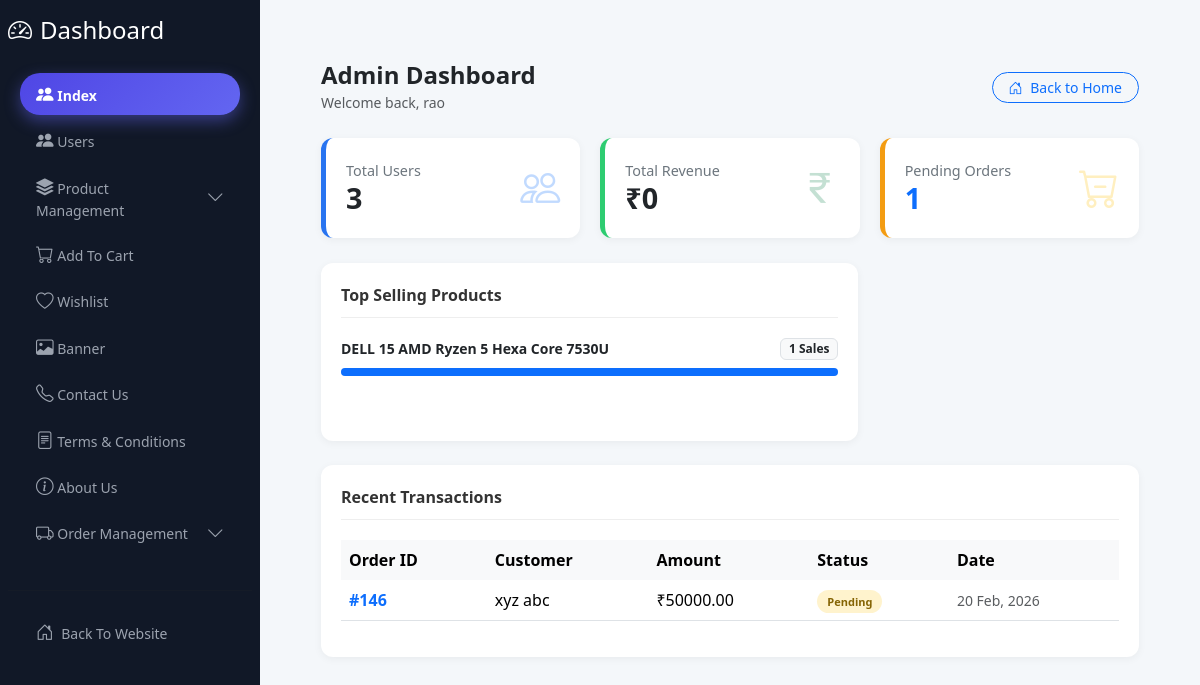
Page /dashboard/ (signed in) on the earlier database version.
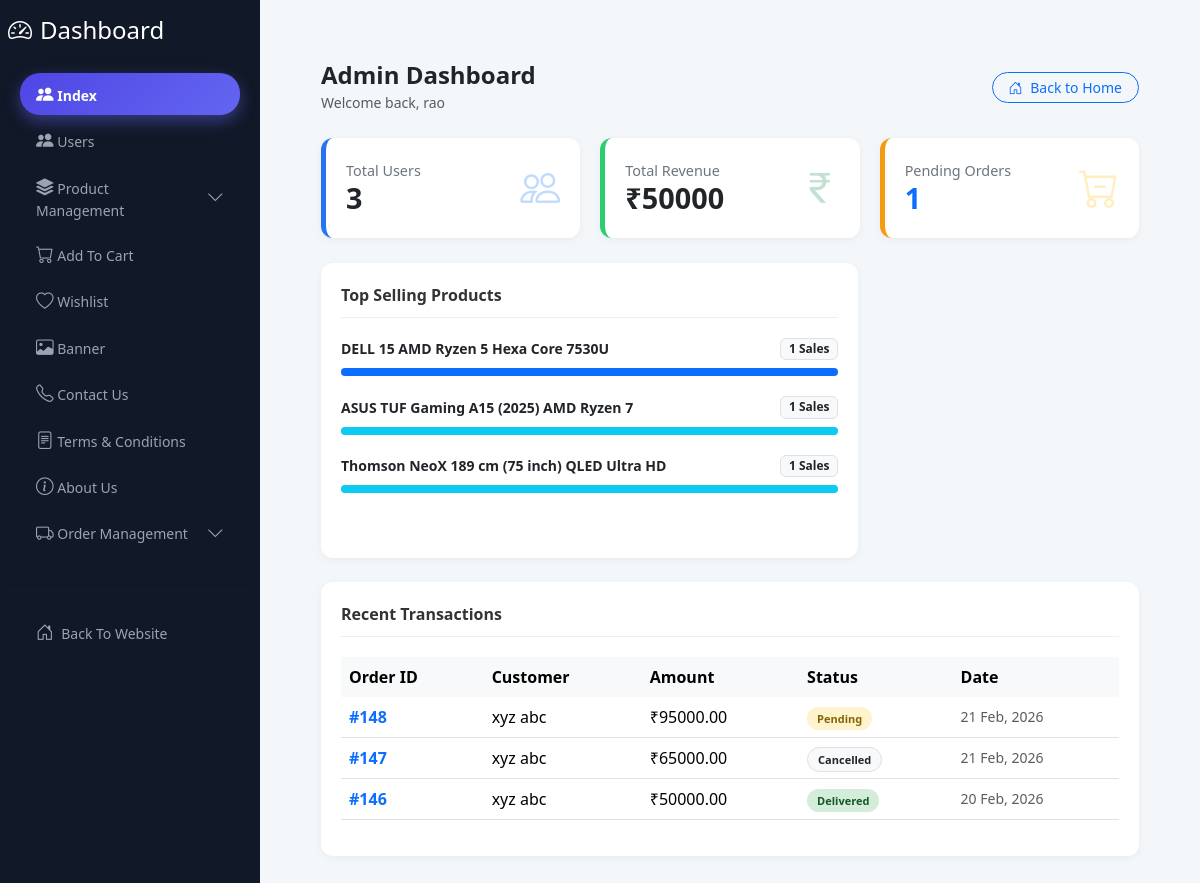
Same page on the later database version.
### product/models.py (models this page shows, shortened)
class Product(models.Model):
    sub_category = models.ForeignKey(SubCategory,on_delete=models.CASCADE,related_name="products",null=True,blank=True)
    name = models.CharField(max_length=150)
    price = models.IntegerField()
    discount = models.PositiveIntegerField()
    stock = models.PositiveIntegerField(default=0)
    screen_size = models.CharField(max_length=50, blank=True, null=True)
    ram = models.CharField(max_length=50, blank=True, null=True)
    rom = models.CharField(max_length=50, blank=True, null=True)
    refresh_rate = models.CharField(max_length=30, blank=True, null=True)
    memory = models.CharField(max_length=50, blank=True, null=True)
    created_at = models.DateTimeField(auto_now_add=True,null=True)
    updated_at = models.DateTimeField(auto_now=True)

### order/models.py (models this page shows, shortened)
class Order(BaseModel):
    PAYMENT_CHOICES = (
        ('COD', 'Cash on Delivery'),
        ('Online', 'Online Payment'),
    )
    STATUS_CHOICES = (
        ('Pending', 'Pending'),
        ('Accepted', 'Accepted'),
        ('Packed', 'Packed'),
        ('Shipped', 'Shipped'),
        ('Delivered', 'Delivered'),
        ('Cancelled', 'Cancelled'),
    )
    user = models.ForeignKey(settings.AUTH_USER_MODEL, on_delete=models.CASCADE,null=True)
    full_name = models.CharField(max_length=100, null=True)
    address = models.TextField()
    phone = models.CharField(max_length=15)
    total_price = models.DecimalField(max_digits=10, decimal_places=2)
    payment_method = models.CharField(max_length=20, choices=PAYMENT_CHOICES, default='COD')
    status = models.CharField(max_length=20, choices=STATUS_CHOICES, default='Pending')
    is_paid = models.BooleanField(default=False)
    reordered_from = models.ForeignKey(
        'self',
        null=True,
        blank=True,
        on_delete=models.SET_NULL,
        related_name='reorders'
    )

### users/models.py (models this page shows, shortened)
class BaseModel(models.Model):
    created_at = models.DateTimeField(auto_now_add=True,null=True)
    updated_at = models.DateTimeField(auto_now=True)
    class Meta:
        abstract = True

class User(BaseModel, AbstractUser):
    ROLE_CHOICES = (('admin', 'Admin'),('customer', 'Customer'),)
    role = models.CharField(max_length=20,choices=ROLE_CHOICES,default='customer')
    contact_number = models.CharField(max_length=15,blank=True,null=True,unique=True)
    address = models.TextField(blank=True, null=True)

### dashboard/views.py (the view)
# urls.py: path("", DashboardIndexView.as_view(), name="dashboard_index"),
class DashboardIndexView(LoginRequiredMixin, View):
    def get(self, request):
        total_users = User.objects.count()
        total_sales = Order.objects.filter(status='Delivered').aggregate(Sum('total_price'))['total_price__sum'] or 0
        pending_orders_count = Order.objects.filter(status='Pending').count()
        admins = User.objects.filter(is_staff=True).count()
        customers = total_users - admins
        top_products = Product.objects.annotate(
            sales_count=Count('orderitem')  # અહીં 'orderitem' તમારા Product મોડલની Related Name હોવી જોઈએ
        ).filter(sales_count__gt=0).order_by('-sales_count')[:5]
        max_sales = top_products[0].sales_count if top_products else 1
        recent_orders = Order.objects.all().order_by('-created_at')[:5]
        context = {
            'total_users': total_users,
            'total_sales': total_sales,
            'pending_orders_count': pending_orders_count,
            'customers': customers,
            'admins': admins,
            'top_products': top_products,
            'max_sales': max_sales,
            'recent_orders': recent_orders,
        }
        return render(request, 'dashboard/index.html', context)

### cart/context_processors.py (called while the page is built)
def cart_count(request):
    if request.user.is_authenticated:
        count = Cart.objects.filter(user=request.user).aggregate(
            total=models.Sum("quantity")
        )["total"] or 0
        return {"cart_count": count}
    return {"cart_count": 0}

### product/context_processors.py (called while the page is built)
def category_context(request):
    return {
        'header_categories': Category.objects.all().prefetch_related('subcategories')
    }

### template/dashboard/index.html (shortened to what the changed rows need)
{% extends "dashboard/base.html" %}
{% block content %}
<link rel="stylesheet" href="https://cdn.jsdelivr.net/npm/bootstrap-icons@1.11.3/font/bootstrap-icons.min.css">
<div class="dashboard-container">
    <div class="stats-grid">
        <div class="stat-card" style="border-left-color: #2ecc71;">
            <div><p>Total Revenue</p><h3>₹{{ total_sales|default:"0" }}</h3></div>
        </div>
    </div>
    <div class="row g-4">
        <div class="col-lg-8">
            <div class="section-card">
                {% for product in top_products %}
                <div class="product-item">
                    <div class="d-flex justify-content-between align-items-center">
                        <span class="fw-bold small text-dark">{{ product.name }}</span>
                        <span class="badge bg-light text-dark border small">{{ product.sales_count }} Sales</span>
                    </div>
                    <div class="progress">
                        <div class="progress-bar {% if forloop.first %}bg-primary{% else %}bg-info{% endif %}"
                             role="progressbar"
                             style="width: {% widthratio product.sales_count max_sales 100 %}%">
                        </div>
                    </div>
                </div>
                {% empty %}
                <div class="text-center py-5">
                    <i class="bi bi-box-seam text-muted" style="font-size: 2rem;"></i>
                    <p class="text-muted mt-2 small">No products have been sold yet.</p>
                </div>
                {% endfor %}
            </div>
        </div>
    </div>
    <div class="section-card mt-4">
        <div class="table-responsive">
            <table class="table table-hover align-middle">
                <thead class="table-light">
                    <tr>
                        <th class="border-0">Order ID</th>
                        <th class="border-0">Customer</th>
                        <th class="border-0">Amount</th>
                        <th class="border-0">Status</th>
                        <th class="border-0">Date</th>
                    </tr>
                </thead>
                <tbody>
                    {% for order in recent_orders %}
                    <tr>
                        <td class="fw-bold text-primary">#{{ order.id }}</td>
                        <td>{{ order.full_name|default:order.user.username }}</td>
                        <td>₹{{ order.total_price }}</td>
                        <td>
                            {% if order.status == 'Pending' %}
                                <span class="status-badge status-pending">Pending</span>
                            {% elif order.status == 'Delivered' %}
                                <span class="status-badge status-success">Delivered</span>
                            {% else %}
                                <span class="status-badge bg-light border text-dark">{{ order.status }}</span>
                            {% endif %}
                        </td>
                        <td class="text-muted small">{{ order.created_at|date:"d M, Y" }}</td>
                    </tr>
                    {% empty %}
                    <tr><td colspan="5" class="text-center py-4 text-muted small">No recent orders found.</td></tr>
                    {% endfor %}
                </tbody>
            </table>
        </div>
    </div>
</div>
{% endblock content %}

Differences in the rows shown:
now on this page (row unchanged): Product: name "ASUS TUF Gaming A15 (2025) AMD Ryzen 7", sales_count "1"
now on this page (row unchanged): Product: name "Thomson NeoX 189 cm (75 inch) QLED Ultra HD", sales_count "1"
added Order: id "148", full_name "xyz abc", total_price "95000.00", status "Pending", created_at "21 Feb, 2026"
added Order: id "147", full_name "xyz abc", total_price "65000.00", status "Cancelled", created_at "21 Feb, 2026"
changed Order "20 Feb, 2026": status "Pending" → "Delivered"
Other differences:
{{ total_sales|default:"0" }}: "0" → "50000"
